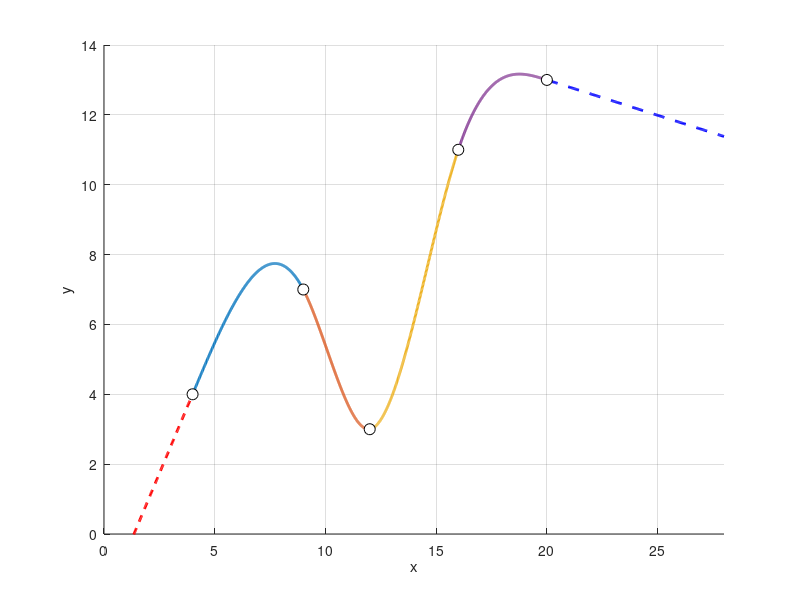

The MATLAB source for this figure:
x = [4 9 12 16 20];
y = [4 7 3 11 13];

n = length(x);
h = diff(x);

A = zeros(n);
r = zeros(n,1);

A(1,1) = 1;      
A(end,end) = 1;  

for i = 2:n-1
    A(i,i-1) = h(i-1);
    A(i,i)   = 2*(h(i-1) + h(i));
    A(i,i+1) = h(i);
    r(i) = 6*((y(i+1)-y(i))/h(i) - (y(i)-y(i-1))/h(i-1));
end

M = A\r;   
a = zeros(n-1,1);
b = zeros(n-1,1);
c = zeros(n-1,1);
d = zeros(n-1,1);

for i = 1:n-1
    a(i) = y(i);
    c(i) = M(i)/2;
    d(i) = (M(i+1) - M(i)) / (6*h(i));
    b(i) = (y(i+1) - y(i))/h(i) - h(i)*(2*M(i) + M(i+1))/6;
end

tg_alpha = b(1);   

tg_beta = b(end) + 2*c(end)*h(end) + 3*d(end)*h(end)^2; % tan(beta) = S3'(P4)

alpha = atan(tg_alpha);
beta  = atan(tg_beta);

alpha_deg = rad2deg(alpha);
beta_deg  = rad2deg(beta);

figure; hold on;

for i = 1:n-1
    xx = linspace(x(i), x(i+1), 300);
    yy = a(i) + b(i)*(xx - x(i)) + c(i)*(xx - x(i)).^2 + d(i)*(xx - x(i)).^3;
    plot(xx, yy, 'LineWidth', 2);
end

x_left = linspace(0, x(1), 200);
y_left = y(1) + tg_alpha*(x_left - x(1));
plot(x_left, y_left, '--r', 'LineWidth', 2);

x_right = linspace(x(end), x(end)+8, 200);
y_right = y(end) + tg_beta*(x_right - x(end));
plot(x_right, y_right, '--b', 'LineWidth', 2);


plot(x, y, 'ko', 'MarkerFaceColor','w','MarkerSize',8);

grid on;
xlabel('x'); ylabel('y');

axis([0 28 0 14]);  

hold off;

disp('Matrix A ='); disp(A)
disp('Vector r ='); disp(r)
disp('Vector M ='); disp(M)
disp('h ='); disp(h')
disp('a ='); disp(a)
disp('b ='); disp(b)
disp('c ='); disp(c)
disp('d ='); disp(d)

disp('tan(alpha) ='); disp(tg_alpha);
disp('alpha (degrees) ='); disp(alpha_deg);

disp('tan(beta) ='); disp(tg_beta);
disp('beta (degrees) ='); disp(beta_deg);
